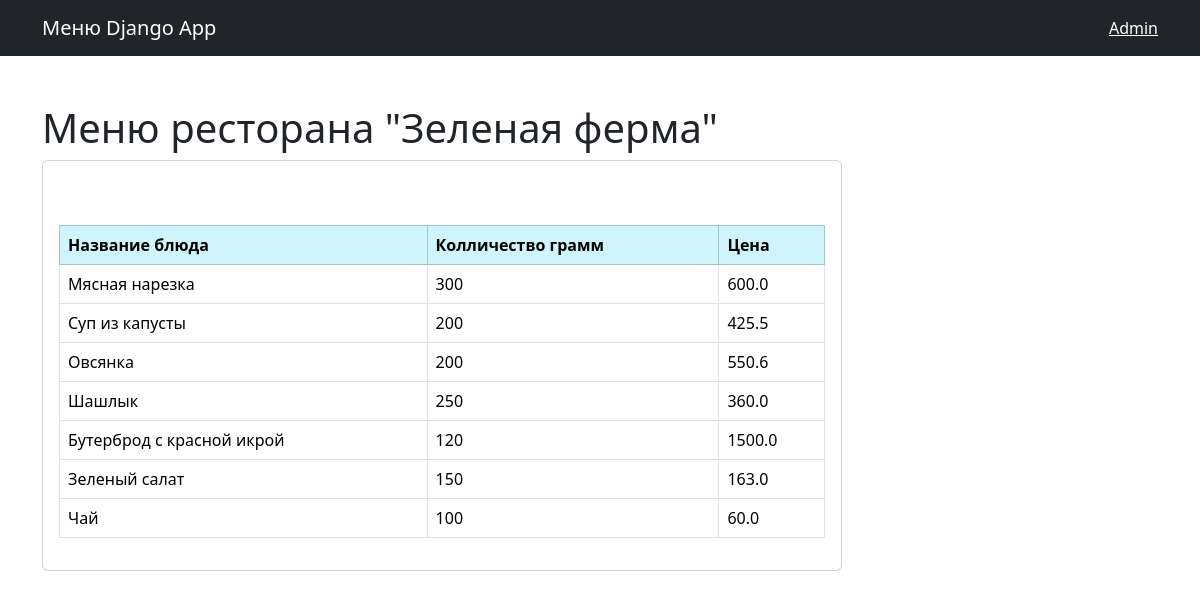
The page /menu/2/ on the database its author committed.
### menu/models.py (models this page shows, shortened)
class Menu(models.Model):
    title = models.CharField(max_length=255)
    created_at = models.DateTimeField(default=timezone.now)

class Dish(models.Model):
    name = models.CharField(max_length=255)
    amount = models.PositiveIntegerField()
    price = models.FloatField()
    menu = models.ForeignKey(Menu, on_delete=models.CASCADE)

### menu/views.py (the view)
# urls.py: path('<int:menu_id>/', views.menu_detail, name='menu_detail'),
def menu_detail(request, menu_id):
    menu = get_object_or_404(Menu, pk=menu_id)
    dishes = Dish.objects.all()
    return render(request, 'menu_detail.html', {'menu': menu,
                                                'dishes': dishes})

### templates/menu_detail.html
{% extends 'base.html'%} {% block title %} {{menu.title}}{%endblock%} {% block content %}
<h1 class="mt-5">{{menu.title}}</h1>
<div class="card" style="width: 50rem">
  <div class="card-body">
    <p class="card-text">
      <table class="table mt-5 table-bordered table-strited table-hover">
        <thead class="table-info">
          <tr>
            <th>Название блюда</th>
            <th>Колличество грамм</th>
            <th>Цена</th>
          </tr>
        </thead>
        <tbody>
          {% for dish in dishes %}
          <tr>
              <td>{{dish.name}}</td>
              <td>{{dish.amount}}</td>
              <td>{{dish.price}}</td>
          </tr>
          {% endfor %}
        </tbody>
    </table>
    </p>
  </div>
</div>
{% endblock%}

### rows shown on the page
Menu: title "Меню ресторана \"Зеленая ферма\""
Dish: name "Мясная нарезка", amount "300", price "600.0"
Dish: name "Суп из капусты", amount "200", price "425.5"
Dish: name "Овсянка", amount "200", price "550.6"
Dish: name "Шашлык", amount "250", price "360.0"
Dish: name "Бутерброд с красной икрой", amount "120", price "1500.0"
Dish: name "Зеленый салат", amount "150", price "163.0"
Dish: name "Чай", amount "100", price "60.0"
